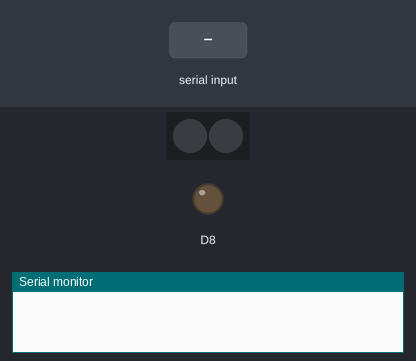
This sketch was run on a simulated ESP8266 (NodeMCU). Shown: 2 RGB LEDs in strip order, left to right, output pins drawn as LEDs (lit = HIGH), the last lines printed to the serial monitor. Inputs (shaded band) come from the test bench. The strip is taken to match the declared colour order.

Above: at 1.2 s.
1.3 s: "A1" received over Serial
At 3.3 s:
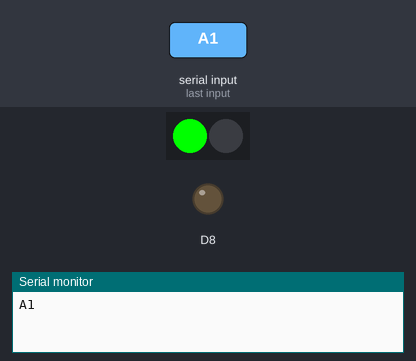
3.8 s: "A2" received over Serial
At 5.2 s:
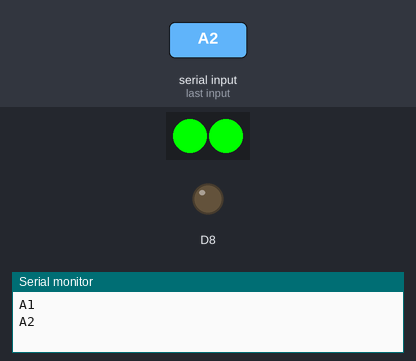
6.3 s: "A3" received over Serial
At 7.7 s:
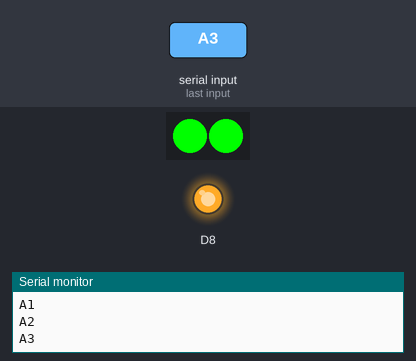
Timing chart, 0 to 9.3 s (numbered marks = the images above; inputs shaded):
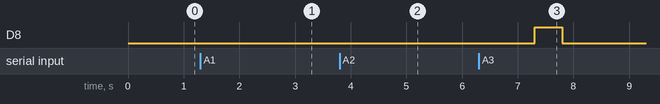

Measured:
- after the input at 6.3 s, D8: LOW → HIGH after 1.0 s, → LOW 0.50 s later

The sketch:

NO.2.ino
```cpp
#include <Adafruit_NeoPixel.h>
#include <SoftwareSerial.h>
#define nleds 2
#define pleds 10
Adafruit_NeoPixel leds=Adafruit_NeoPixel(nleds,pleds,NEO_RGB
+NEO_KHZ800);
SoftwareSerial _s1(14,2,false,4096);
uint32_t _red = leds.Color(0,255,0);
uint32_t _off = leds.Color(0,0,0);
String COMCMD;
bool _toggle0=false;
bool _toggle1=false;
void setup() {
  // put your setup code here, to run once:
  Serial.begin(115200);
  _s1.begin(115200);
  leds.begin();
  leds.setPixelColor(0,_off);
  leds.setPixelColor(0,_off);
  leds.show();
  leds.setPixelColor(0,_off);
  leds.setPixelColor(0,_off);
  leds.show();
  delay(10);
}
void drive_led(bool toggle,uint32_t _color,byte ch)
{
  if(toggle==true){
    leds.setPixelColor(ch,_color);
    delay(10);
    leds.show();
    toggle==false;

  }else {
    leds.setPixelColor(ch,_off);
    delay(10);
    leds.show();
  }
}
void loop() {

if(Serial.available()>0)
  {
    COMCMD =Serial.readString();
    Serial.flush();
    Serial.println();

   _s1.println(COMCMD);

  }

  if(COMCMD.indexOf("A1")!=-1)
  {
   Serial.println(COMCMD);
   _toggle0=!_toggle0;
   drive_led(_toggle0,_red,0);
   COMCMD.remove(0);

  }else if(COMCMD.indexOf("A2")!=-1)
  {
    Serial.println(COMCMD);
    _toggle1=!_toggle1;
    drive_led(_toggle1,_red,1);
    COMCMD.remove(0);
  }else if(COMCMD.indexOf("A3")!=-1)
  {
    Serial.println(COMCMD);
    analogWrite(D8,512);
    delay(500);
    analogWrite(D8,0);
    COMCMD.remove(0);
  }
}
```
